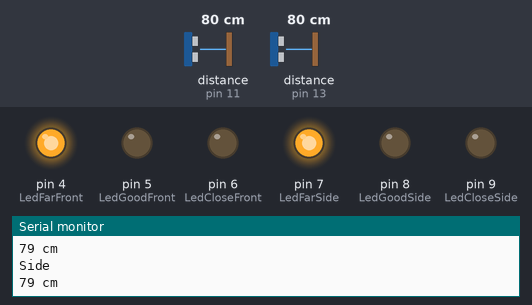
This sketch was run on a simulated Arduino Uno, built with avr-gcc and run on an emulated ATmega328P. Shown: output pins drawn as LEDs (lit = HIGH), the last lines printed to the serial monitor. Wiring (inferred from the names in the program): 2 × ultrasonic range finder: trigger pin 10, echo pin 11 / trigger pin 12, echo pin 13. Inputs (shaded band) come from the test bench; at power-on: distance to the obstacle (sensors on pin 11, pin 13) 80 cm. The echo pulse lasts 58.3 µs per cm; pins used as bus, display or sensor lines are not drawn.

Above: at 1.2 s.
1.3 s: distance to the obstacle (sensor on pin 11) set to 19 cm
4.3 s: distance to the obstacle (sensor on pin 11) set to 15 cm
At 5.3 s:
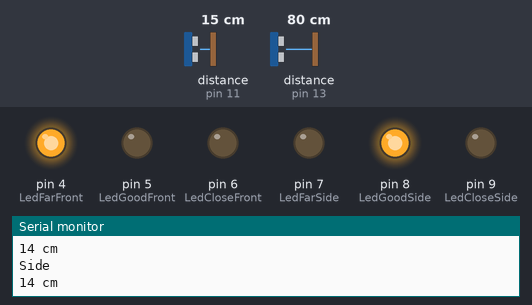
5.9 s: distance to the obstacle (sensor on pin 13) set to 13 cm
7.4 s: distance to the obstacle (sensor on pin 13) set to 10 cm
At 8.0 s:
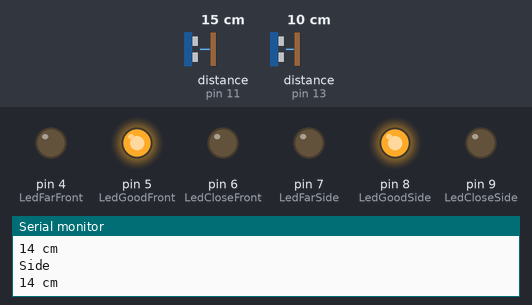
8.9 s: distance to the obstacle (sensor on pin 13) set to 7 cm
10.4 s: distance to the obstacle (sensor on pin 13) set to 4 cm
At 11.5 s:
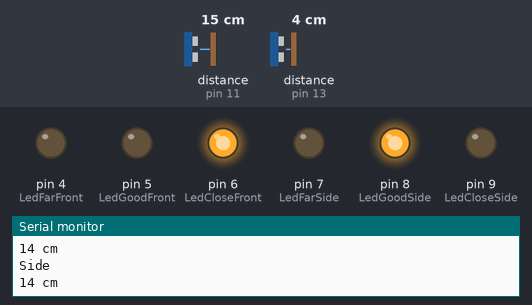
Timing chart, 0 to 12.9 s (numbered marks = the images above; inputs shaded):
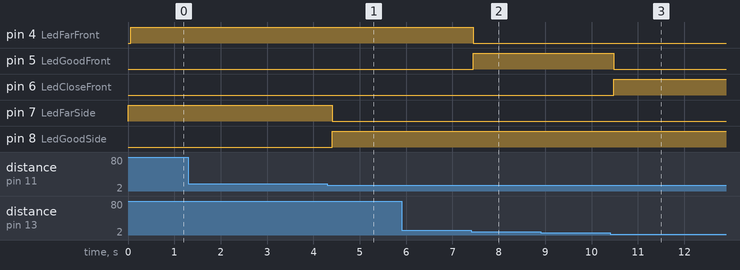

The sketch:

Demo_Ultrasoon.ino
```cpp
#define trigPinSide 10
#define echoPinSide 11
#define trigPinFront 12
#define echoPinFront 13
#define LedCloseSide 9
#define LedGoodSide 8
#define LedFarSide 7
#define LedCloseFront 6
#define LedGoodFront 5
#define LedFarFront 4


void setup() {
  Serial.begin (9600);
  pinMode(trigPinSide, OUTPUT);
  pinMode(echoPinSide, INPUT);
  pinMode(trigPinFront, OUTPUT);
  pinMode(echoPinFront, INPUT);
  pinMode(LedCloseSide, OUTPUT);
  pinMode(LedGoodSide, OUTPUT);
  pinMode(LedFarSide, OUTPUT);
  pinMode(LedCloseFront, OUTPUT);
  pinMode(LedGoodFront, OUTPUT);
  pinMode(LedFarFront, OUTPUT);
}

void loop() {
  int durationSide, distanceSide;
  int durationFront, distanceFront;
  digitalWrite(trigPinSide, HIGH);
  delayMicroseconds(1000);
  digitalWrite(trigPinSide, LOW);
  durationSide = pulseIn(echoPinSide, HIGH);
  distanceSide = (durationSide/2) / 29.1;
   if (distanceSide > 15){
    digitalWrite(LedFarSide, HIGH);
    digitalWrite(LedGoodSide, LOW);
    digitalWrite(LedCloseSide, LOW);
  }


    if (distanceSide >= 10 && distanceSide <= 15){

    digitalWrite(LedFarSide, LOW);
    digitalWrite(LedGoodSide, HIGH);
    digitalWrite(LedCloseSide, LOW);
  }
    if (distanceSide < 10){

    digitalWrite(LedFarSide, LOW);
    digitalWrite(LedGoodSide, LOW);
    digitalWrite(LedCloseSide, HIGH);
  }

    Serial.println("Side");
    Serial.print(distanceSide);
    Serial.println(" cm");


  delay(50);

  digitalWrite(trigPinFront, HIGH);
  delayMicroseconds(1000);
  digitalWrite(trigPinFront, LOW);
  durationFront = pulseIn(echoPinFront, HIGH);
  distanceFront = (durationFront/2) / 29.1;
    if (distanceFront > 10){

    digitalWrite(LedFarFront, HIGH);
    digitalWrite(LedGoodFront, LOW);
    digitalWrite(LedCloseFront, LOW);
  }
    if (distanceFront >= 5 && distanceFront <= 10){

    digitalWrite(LedFarFront, LOW);
    digitalWrite(LedGoodFront, HIGH);
    digitalWrite(LedCloseFront, LOW);
  }
    if (distanceFront < 5){

    digitalWrite(LedFarFront, LOW);
    digitalWrite(LedGoodFront, LOW);
    digitalWrite(LedCloseFront, HIGH);
  }


  delay(50);
}
```

Measured:
- the behaviour switches between 17 and 16 cm on distance to the obstacle (sensor on pin 11) (found by bisection; images 0 and 1)
- the behaviour switches between 12 and 11 cm on distance to the obstacle (sensor on pin 13) (found by bisection; images 1 and 2)
- the behaviour switches between 6 and 5 cm on distance to the obstacle (sensor on pin 13) (found by bisection; images 2 and 3)
- after the input at 4.3 s, pin 7 (LedFarSide): HIGH → LOW after 0.11 s; pin 8 (LedGoodSide): LOW → HIGH after 0.11 s
- after the input at 7.4 s, pin 4 (LedFarFront): HIGH → LOW after 0.05 s; pin 5 (LedGoodFront): LOW → HIGH after 0.05 s
- after the input at 10.4 s, pin 5 (LedGoodFront): HIGH → LOW after 0.08 s; pin 6 (LedCloseFront): LOW → HIGH after 0.08 s
